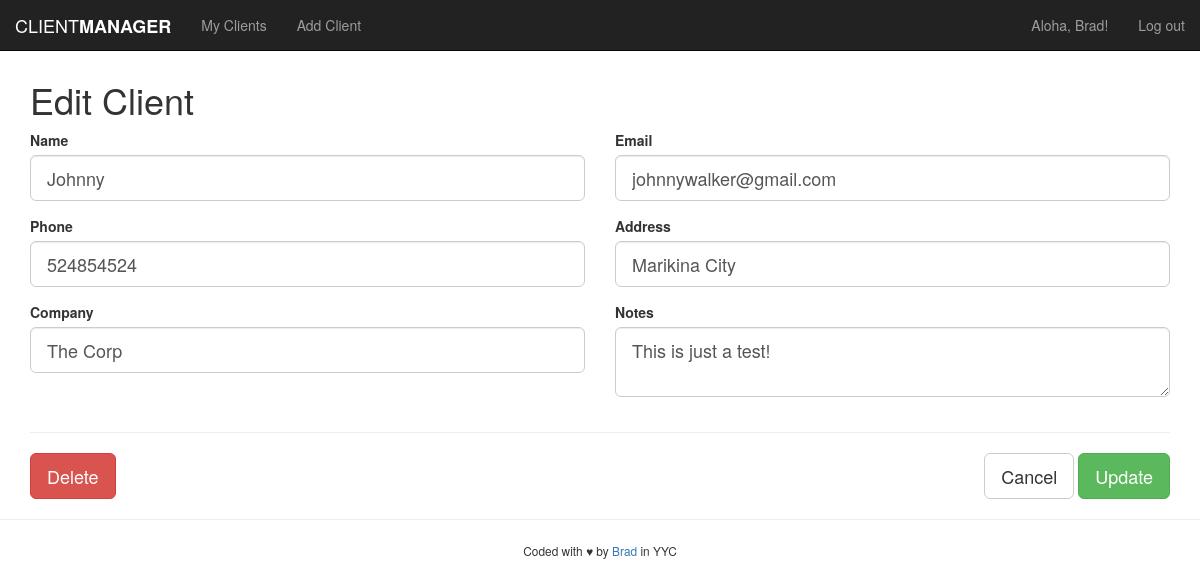
The app's page /edit.php?id=1 (signed in) with its own data.
### tables this page shows
CREATE TABLE `clients` (
  `id` int(11) UNSIGNED NOT NULL,
  `name` varchar(100) NOT NULL,
  `email` varchar(100) NOT NULL,
  `phone` varchar(40) DEFAULT NULL,
  `address` varchar(255) DEFAULT NULL,
  `company` varchar(100) DEFAULT NULL,
  `notes` text,
  `date_added` timestamp NOT NULL DEFAULT CURRENT_TIMESTAMP
);

### edit.php (the view, shortened to what this page needs)
<?php
$clientID = $_GET['id'];
include('includes/connection.php');
$query = "SELECT * FROM clients WHERE id='$clientID'";
$result = mysqli_query( $conn, $query );
if( mysqli_num_rows($result) > 0 ) {
    while( $row = mysqli_fetch_assoc($result) ) {
        $clientName     = $row['name'];
        $clientEmail    = $row['email'];
        $clientPhone    = $row['phone'];
        $clientAddress  = $row['address'];
        $clientCompany  = $row['company'];
        $clientNotes    = $row['notes'];
    }
} else {
    $alertMessage = "<div class='alert alert-warning'>Nothing to see here. <a href='clients.php'>Head back</a>.</div>";
}
include('includes/header.php');
?>
<h1>Edit Client</h1>
<form action="<?php echo htmlspecialchars( $_SERVER['PHP_SELF'] ); ?>?id=<?php echo $clientID; ?>" method="post" class="row">
    <div class="form-group col-sm-6">
        <label for="client-name">Name</label>
        <input type="text" class="form-control input-lg" id="client-name" name="clientName" value="<?php echo $clientName; ?>">
    </div>
    <div class="form-group col-sm-6">
        <label for="client-email">Email</label>
        <input type="text" class="form-control input-lg" id="client-email" name="clientEmail" value="<?php echo $clientEmail; ?>">
    </div>
    <div class="form-group col-sm-6">
        <label for="client-phone">Phone</label>
        <input type="text" class="form-control input-lg" id="client-phone" name="clientPhone" value="<?php echo $clientPhone; ?>">
    </div>
    <div class="form-group col-sm-6">
        <label for="client-address">Address</label>
        <input type="text" class="form-control input-lg" id="client-address" name="clientAddress" value="<?php echo $clientAddress; ?>">
    </div>
    <div class="form-group col-sm-6">
        <label for="client-company">Company</label>
        <input type="text" class="form-control input-lg" id="client-company" name="clientCompany" value="<?php echo $clientCompany; ?>">
    </div>
    <div class="form-group col-sm-6">
        <label for="client-notes">Notes</label>
        <textarea type="text" class="form-control input-lg" id="client-notes" name="clientNotes"><?php echo $clientNotes; ?></textarea>
    </div>
    <div class="col-sm-12">
        <hr>
        <button type="submit" class="btn btn-lg btn-danger pull-left" name="delete">Delete</button>
        <div class="pull-right">
            <a href="clients.php" type="button" class="btn btn-lg btn-default">Cancel</a>
            <button type="submit" class="btn btn-lg btn-success" name="update">Update</button>
        </div>
    </div>
</form>
<?php
include('includes/footer.php');
?>

### records on screen
clients: clientName "Johnny", clientEmail "johnnywalker@gmail.com", clientPhone "524854524", clientAddress "Marikina City", clientCompany "The Corp", clientNotes "This is just a test!"
